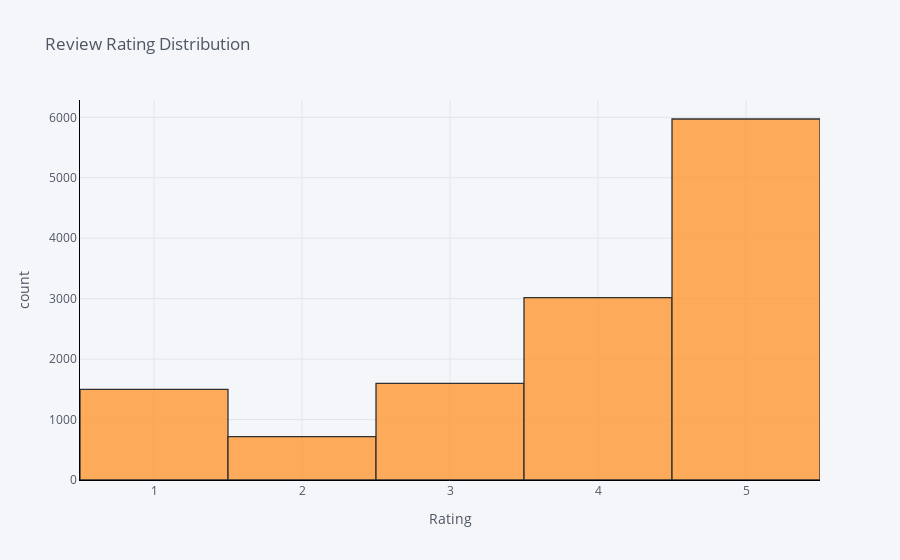

The code cell stored with this chart in its notebook:
### Code cell
# number of ratings in each category

# display
df['overall'].iplot(
    kind='hist',
    xTitle='Rating',
    linecolor='black',
    yTitle='count',
    title='Review Rating Distribution'
)

### Figure 1 — Plotly figure (JSON) as saved in the notebook; plotly's stock layout.template omitted (floating-point values rounded to 4 significant figures; data arrays with more than 128 entries replaced by an {"elided": "..."} marker saying what was removed)
{"data": [{"histfunc": "count", "histnorm": "", "marker": {"color": "rgba(255, 153, 51, 1.0)", "line": {"color": "#000000", "width": 1.3}}, "name": "overall", "opacity": 0.8, "orientation": "v", "type": "histogram", "x": {"elided": "12805 int values"}}], "layout": {"barmode": "overlay", "legend": {"bgcolor": "#F5F6F9", "font": {"color": "#4D5663"}}, "paper_bgcolor": "#F5F6F9", "plot_bgcolor": "#F5F6F9", "title": {"font": {"color": "#4D5663"}, "text": "Review Rating Distribution"}, "xaxis": {"gridcolor": "#E1E5ED", "linecolor": "black", "showgrid": true, "tickfont": {"color": "#4D5663"}, "title": {"font": {"color": "#4D5663"}, "text": "Rating"}, "zerolinecolor": "#E1E5ED"}, "yaxis": {"gridcolor": "#E1E5ED", "linecolor": "black", "showgrid": true, "tickfont": {"color": "#4D5663"}, "title": {"font": {"color": "#4D5663"}, "text": "count"}, "zerolinecolor": "#E1E5ED"}}}
